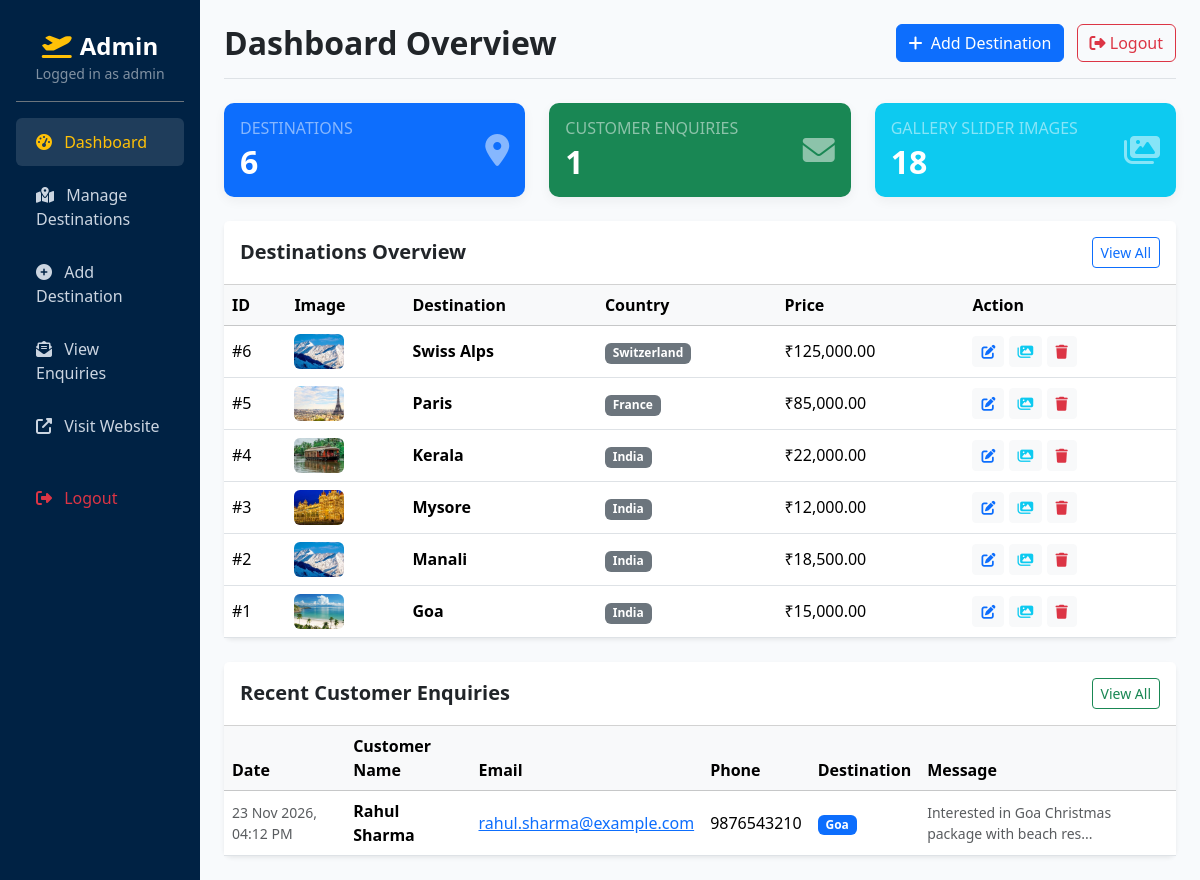
The page /admin/index.php (signed in) on the database its author committed.
### tables this page shows
CREATE TABLE `destinations` (
  `destination_id` int(11) NOT NULL AUTO_INCREMENT,
  `country_name` varchar(100) NOT NULL,
  `destination_name` varchar(150) NOT NULL,
  `location` varchar(150) DEFAULT NULL,
  `description` text DEFAULT NULL,
  `attractions` text DEFAULT NULL,
  `best_time_to_visit` varchar(100) DEFAULT NULL,
  `price` decimal(10,2) DEFAULT 0.00,
  `main_image` varchar(255) DEFAULT NULL,
  `created_at` timestamp NOT NULL DEFAULT current_timestamp(),
  PRIMARY KEY (`destination_id`)
);

CREATE TABLE `enquiries` (
  `enquiry_id` int(11) NOT NULL AUTO_INCREMENT,
  `destination_id` int(11) DEFAULT NULL,
  `customer_name` varchar(100) NOT NULL,
  `email` varchar(150) NOT NULL,
  `phone` varchar(20) DEFAULT NULL,
  `travel_date` date DEFAULT NULL,
  `number_of_people` int(11) DEFAULT 1,
  `destination` varchar(150) DEFAULT NULL,
  `message` text DEFAULT NULL,
  `enquiry_date` timestamp NOT NULL DEFAULT current_timestamp(),
  PRIMARY KEY (`enquiry_id`)
);

### admin/index.php (the view, shortened to what this page needs)
<?php
require_once '../db.php';
$dest_count = $conn->query("SELECT COUNT(*) as total FROM destinations")->fetch_assoc()['total'];
$enq_count = $conn->query("SELECT COUNT(*) as total FROM enquiries")->fetch_assoc()['total'];
$img_count = $conn->query("SELECT COUNT(*) as total FROM destination_images")->fetch_assoc()['total'];
$latest_enquiries = $conn->query("SELECT * FROM enquiries ORDER BY enquiry_id DESC LIMIT 5");
$destinations = $conn->query("SELECT * FROM destinations ORDER BY destination_id DESC");
?>
<!DOCTYPE html>
<html lang="en">
<head>
    <link href="https://cdn.jsdelivr.net/npm/bootstrap@5.3.2/dist/css/bootstrap.min.css" rel="stylesheet">
    <link rel="stylesheet" href="https://cdnjs.cloudflare.com/ajax/libs/font-awesome/6.4.2/css/all.min.css">
</head>
<body>
<div class="container-fluid">
    <div class="row">
        <div class="col-md-3 col-lg-2 admin-sidebar p-3 d-none d-md-block">
            <div class="text-center py-3 border-bottom border-secondary mb-3">
                <h4 class="fw-bold mb-0 text-white"><i class="fas fa-plane-departure text-warning me-2"></i>Admin</h4>
                <small class="text-white-50">Logged in as <?php echo htmlspecialchars($_SESSION['admin_username']); ?></small>
            </div>
            <nav>
                <a href="index.php" class="active"><i class="fas fa-tachometer-alt me-2"></i> Dashboard</a>
                <a href="destinations.php"><i class="fas fa-map-marked-alt me-2"></i> Manage Destinations</a>
                <a href="add_destination.php"><i class="fas fa-plus-circle me-2"></i> Add Destination</a>
                <a href="enquiries.php"><i class="fas fa-envelope-open-text me-2"></i> View Enquiries</a>
                <a href="../index.php" target="_blank"><i class="fas fa-external-link-alt me-2"></i> Visit Website</a>
                <a href="logout.php" class="text-danger mt-4"><i class="fas fa-sign-out-alt me-2"></i> Logout</a>
            </nav>
        </div>
        <div class="col-md-9 col-lg-10 p-4">
            <div class="d-flex justify-content-between align-items-center mb-4 pb-3 border-bottom">
                <h2 class="fw-bold text-dark mb-0">Dashboard Overview</h2>
                <div>
                    <a href="add_destination.php" class="btn btn-primary"><i class="fas fa-plus me-1"></i> Add Destination</a>
                    <a href="logout.php" class="btn btn-outline-danger ms-2"><i class="fas fa-sign-out-alt"></i> Logout</a>
                </div>
            </div>
            <div class="row g-4 mb-4">
                <div class="col-md-4">
                    <div class="card metric-card bg-primary text-white p-3">
                        <div class="d-flex justify-content-between align-items-center">
                            <div>
                                <h6 class="text-white-50 text-uppercase mb-1">Destinations</h6>
                                <h2 class="fw-bold mb-0"><?php echo $dest_count; ?></h2>
                            </div>
                            <i class="fas fa-map-marker-alt fa-2x text-white-50"></i>
                        </div>
                    </div>
                </div>
                <div class="col-md-4">
                    <div class="card metric-card bg-success text-white p-3">
                        <div class="d-flex justify-content-between align-items-center">
                            <div>
                                <h6 class="text-white-50 text-uppercase mb-1">Customer Enquiries</h6>
                                <h2 class="fw-bold mb-0"><?php echo $enq_count; ?></h2>
                            </div>
                            <i class="fas fa-envelope fa-2x text-white-50"></i>
                        </div>
                    </div>
                </div>
                <div class="col-md-4">
                    <div class="card metric-card bg-info text-white p-3">
                        <div class="d-flex justify-content-between align-items-center">
                            <div>
                                <h6 class="text-white-50 text-uppercase mb-1">Gallery Slider Images</h6>
                                <h2 class="fw-bold mb-0"><?php echo $img_count; ?></h2>
                            </div>
                            <i class="fas fa-images fa-2x text-white-50"></i>
                        </div>
                    </div>
                </div>
            </div>
            <div class="card border-0 shadow-sm rounded-3 mb-4">
                <div class="card-header bg-white py-3 d-flex justify-content-between align-items-center">
                    <h5 class="fw-bold mb-0 text-dark">Destinations Overview</h5>
                    <a href="destinations.php" class="btn btn-sm btn-outline-primary">View All</a>
                </div>
                <div class="table-responsive">
                    <table class="table table-hover align-middle mb-0">
                        <thead class="table-light">
                            <tr>
                                <th>ID</th>
                                <th>Image</th>
                                <th>Destination</th>
                                <th>Country</th>
                                <th>Price</th>
                                <th>Action</th>
                            </tr>
                        </thead>
                        <tbody>
                            <?php if ($destinations && $destinations->num_rows > 0): ?>
                                <?php while($row = $destinations->fetch_assoc()): ?>
                                    <tr>
                                        <td>#<?php echo $row['destination_id']; ?></td>
                                        <td>
                                            <img src="../<?php echo htmlspecialchars($row['main_image']); ?>"
                                                 alt="Thumb" class="rounded" style="width: 50px; height: 35px; object-fit: cover;"
                                                 onerror="this.src='../assets/images/goa.jpg';">
                                        </td>
                                        <td class="fw-semibold"><?php echo htmlspecialchars($row['destination_name']); ?></td>
                                        <td><span class="badge bg-secondary"><?php echo htmlspecialchars($row['country_name']); ?></span></td>
                                        <td>₹<?php echo number_format($row['price'], 2); ?></td>
                                        <td>
                                            <a href="edit_destination.php?id=<?php echo $row['destination_id']; ?>" class="btn btn-sm btn-light text-primary" title="Edit">
                                                <i class="fas fa-edit"></i>
                                            </a>
                                            <a href="destination_images.php?id=<?php echo $row['destination_id']; ?>" class="btn btn-sm btn-light text-info" title="Manage Slider Images">
                                                <i class="fas fa-images"></i>
                                            </a>
                                            <a href="delete_destination.php?id=<?php echo $row['destination_id']; ?>" class="btn btn-sm btn-light text-danger"
                                               onclick="return confirm('Are you sure you want to delete this destination?');" title="Delete">
                                                <i class="fas fa-trash"></i>
                                            </a>
                                        </td>
                                    </tr>
                                <?php endwhile; ?>
                            <?php else: ?>
                                <tr><td colspan="6" class="text-center py-4 text-muted">No destinations added yet.</td></tr>
                            <?php endif; ?>
                        </tbody>
                    </table>
                </div>
            </div>
            <div class="card border-0 shadow-sm rounded-3">
                <div class="card-header bg-white py-3 d-flex justify-content-between align-items-center">
                    <h5 class="fw-bold mb-0 text-dark">Recent Customer Enquiries</h5>
                    <a href="enquiries.php" class="btn btn-sm btn-outline-success">View All</a>
                </div>
                <div class="table-responsive">
                    <table class="table table-hover align-middle mb-0">
                        <thead class="table-light">
                            <tr>
                                <th>Date</th>
                                <th>Customer Name</th>
                                <th>Email</th>
                                <th>Phone</th>
                                <th>Destination</th>
                                <th>Message</th>
                            </tr>
                        </thead>
                        <tbody>
                            <?php if ($latest_enquiries && $latest_enquiries->num_rows > 0): ?>
                                <?php while($enq = $latest_enquiries->fetch_assoc()): ?>
                                    <tr>
                                        <td class="small text-muted"><?php echo date('d M Y, h:i A', strtotime($enq['enquiry_date'])); ?></td>
                                        <td class="fw-semibold"><?php echo htmlspecialchars($enq['customer_name']); ?></td>
                                        <td><a href="mailto:<?php echo htmlspecialchars($enq['email']); ?>"><?php echo htmlspecialchars($enq['email']); ?></a></td>
                                        <td><?php echo htmlspecialchars($enq['phone']); ?></td>
                                        <td><span class="badge bg-primary"><?php echo htmlspecialchars($enq['destination'] ?? 'General'); ?></span></td>
                                        <td class="small text-muted"><?php echo htmlspecialchars(substr($enq['message'], 0, 50)) . '...'; ?></td>
                                    </tr>
                                <?php endwhile; ?>
                            <?php else: ?>
                                <tr><td colspan="6" class="text-center py-4 text-muted">No customer enquiries received yet.</td></tr>
                            <?php endif; ?>
                        </tbody>
                    </table>
                </div>
            </div>
        </div>
    </div>
</div>
</body>
</html>

### admin/index.php (style rules this page uses)
body { background-color: #f8fafc; font-family: 'Segoe UI', Tahoma, Geneva, Verdana, sans-serif; }
.admin-sidebar { background: #002244; min-height: 100vh; color: #ffffff; }
.admin-sidebar a { color: #cbd5e1; text-decoration: none; padding: 12px 20px; display: block; border-radius: 6px; margin-bottom: 5px; font-weight: 500; }
.admin-sidebar a:hover, .admin-sidebar a.active { background: rgba(255, 255, 255, 0.12); color: #ffc107; }
.metric-card { border: none; border-radius: 10px; box-shadow: 0 4px 12px rgba(0,0,0,0.05); transition: transform 0.2s; }

### rows shown on the page
destinations: destination_id "6", main_image (picture), destination_name "Swiss Alps", country_name "Switzerland", price "125,000.00"
destinations: destination_id "5", main_image (picture), destination_name "Paris", country_name "France", price "85,000.00"
destinations: destination_id "4", main_image (picture), destination_name "Kerala", country_name "India", price "22,000.00"
destinations: destination_id "3", main_image (picture), destination_name "Mysore", country_name "India", price "12,000.00"
destinations: destination_id "2", main_image (picture), destination_name "Manali", country_name "India", price "18,500.00"
destinations: destination_id "1", main_image (picture), destination_name "Goa", country_name "India", price "15,000.00"
enquiries: enquiry_date "23 Nov 2026, 04:12 PM", customer_name "Rahul Sharma", email "rahul.sharma@example.com", phone "9876543210", destination "Goa", message "Interested in Goa Christmas package with beach res"

### other values the page prints
$_SESSION['admin_username'] "admin"
$dest_count "6"
$enq_count "1"
$img_count "18"
